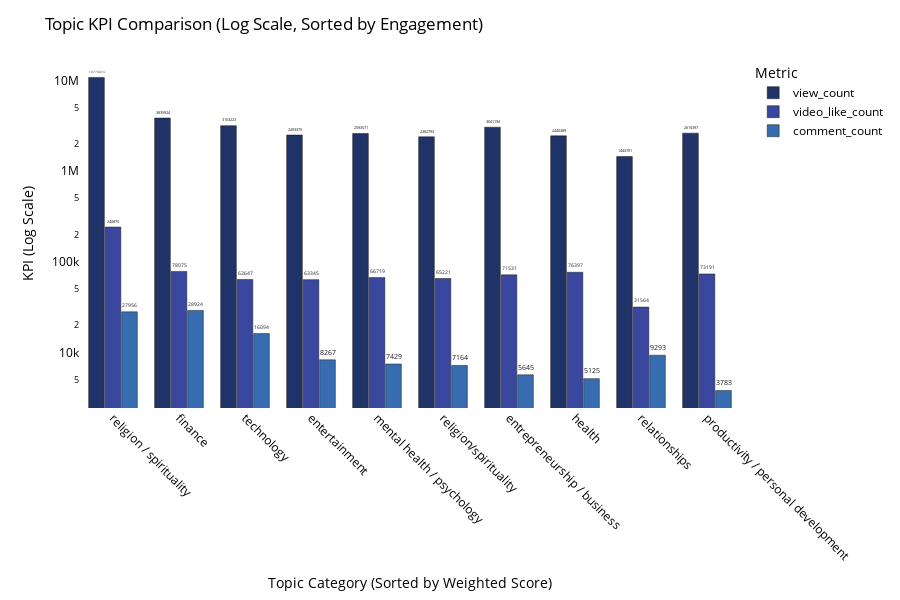

Notebook code for this chart:
### Code cell
import plotly.express as px

# Sort topics by weighted_score descending
topic_sorted = topic_stats.sort_values("weighted_score", ascending=False)

# Melt for multi-metric comparison
melted = topic_sorted.melt(
    id_vars=["Topic_Category", "weighted_score"],
    value_vars=["view_count", "video_like_count", "comment_count"],
    var_name="Metric",
    value_name="Score"
)

# Create grouped bar chart (log scale)
fig = px.bar(
    melted,
    x="Topic_Category",
    y="Score",
    color="Metric",
    barmode="group",
    title="Topic KPI Comparison (Log Scale, Sorted by Engagement)",
    color_discrete_sequence=px.colors.sequential.YlGnBu[::-1]
)

# Layout and design improvements
fig.update_layout(
    xaxis_title="Topic Category (Sorted by Weighted Score)",
    yaxis_title="KPI (Log Scale)",
    yaxis_type="log",
    bargap=0.25,
    bargroupgap=0.05,
    height=600,
    legend_title_text="Metric",
    plot_bgcolor="white",
    paper_bgcolor="white",
    font=dict(color="black", size=12),
    margin=dict(l=80, r=40, t=60, b=80)
)

# Rotate names and tidy up bars
fig.update_xaxes(tickangle=45)
fig.update_traces(
    marker_line_color="black",
    marker_line_width=0.5,
    opacity=0.9,
    texttemplate="%{y:.0f}",
    textposition="outside"
)

fig.show()

### Figure 1 — Plotly figure (JSON) as saved in the notebook; plotly's stock layout.template omitted (floating-point values rounded to 4 significant figures)
{"data": [{"alignmentgroup": "True", "hovertemplate": "Metric=view_count<br>Topic_Category=%{x}<br>Score=%{y}<extra></extra>", "legendgroup": "view_count", "marker": {"color": "rgb(8,29,88)", "line": {"color": "black", "width": 0.5}, "pattern": {"shape": ""}}, "name": "view_count", "offsetgroup": "view_count", "opacity": 0.9, "orientation": "v", "showlegend": true, "textposition": "outside", "texttemplate": "%{y:.0f}", "type": "bar", "x": ["religion / spirituality", "finance", "technology", "entertainment", "mental health / psychology", "religion/spirituality", "entrepreneurship / business", "health", "relationships", "productivity / personal development"], "xaxis": "x", "y": [10770000.0, 3836000.0, 3163000.0, 2493000.0, 2594000.0, 2383000.0, 3041000.0, 2440000.0, 1444000.0, 2616000.0], "yaxis": "y"}, {"alignmentgroup": "True", "hovertemplate": "Metric=video_like_count<br>Topic_Category=%{x}<br>Score=%{y}<extra></extra>", "legendgroup": "video_like_count", "marker": {"color": "rgb(37,52,148)", "line": {"color": "black", "width": 0.5}, "pattern": {"shape": ""}}, "name": "video_like_count", "offsetgroup": "video_like_count", "opacity": 0.9, "orientation": "v", "showlegend": true, "textposition": "outside", "texttemplate": "%{y:.0f}", "type": "bar", "x": ["religion / spirituality", "finance", "technology", "entertainment", "mental health / psychology", "religion/spirituality", "entrepreneurship / business", "health", "relationships", "productivity / personal development"], "xaxis": "x", "y": [240900.0, 78070.0, 63650.0, 63350.0, 66720.0, 65220.0, 71530.0, 76400.0, 31560.0, 73190.0], "yaxis": "y"}, {"alignmentgroup": "True", "hovertemplate": "Metric=comment_count<br>Topic_Category=%{x}<br>Score=%{y}<extra></extra>", "legendgroup": "comment_count", "marker": {"color": "rgb(34,94,168)", "line": {"color": "black", "width": 0.5}, "pattern": {"shape": ""}}, "name": "comment_count", "offsetgroup": "comment_count", "opacity": 0.9, "orientation": "v", "showlegend": true, "textposition": "outside", "texttemplate": "%{y:.0f}", "type": "bar", "x": ["religion / spirituality", "finance", "technology", "entertainment", "mental health / psychology", "religion/spirituality", "entrepreneurship / business", "health", "relationships", "productivity / personal development"], "xaxis": "x", "y": [27960.0, 28920.0, 16090.0, 8267.0, 7429.0, 7164.0, 5644.0, 5125.0, 9293.0, 3783.0], "yaxis": "y"}], "layout": {"bargap": 0.25, "bargroupgap": 0.05, "barmode": "group", "font": {"color": "black", "size": 12}, "height": 600, "legend": {"title": {"text": "Metric"}, "tracegroupgap": 0}, "margin": {"b": 80, "l": 80, "r": 40, "t": 60}, "paper_bgcolor": "white", "plot_bgcolor": "white", "title": {"text": "Topic KPI Comparison (Log Scale, Sorted by Engagement)"}, "xaxis": {"anchor": "y", "domain": [0, 1], "tickangle": 45, "title": {"text": "Topic Category (Sorted by Weighted Score)"}}, "yaxis": {"anchor": "x", "domain": [0, 1], "title": {"text": "KPI (Log Scale)"}, "type": "log"}}}
